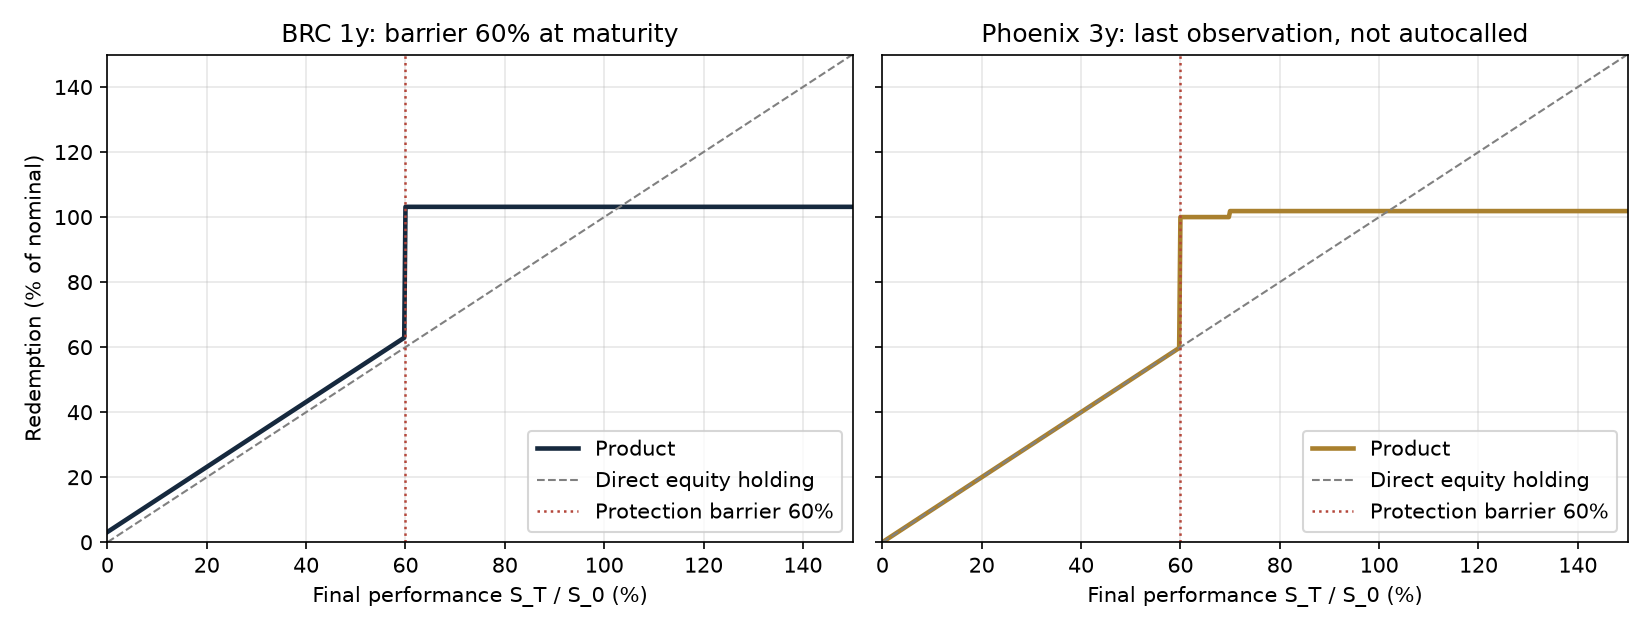

Recreate this plot in Python.
"""Redemption profiles at maturity: BRC vs Phoenix (case: never autocalled)."""
import matplotlib.pyplot as plt
import numpy as np

perf = np.linspace(0.0, 1.5, 601)          # final performance S_T / S_0
BRC_COUPON, PHX_COUPON = 0.0315, 0.0738 / 4  # fair coupons from the examples

# BRC, barrier 60% observed at maturity: capital + fixed coupon, or capital x perf + coupon
brc = np.where(perf >= 0.60, 100.0, 100.0 * np.minimum(perf, 1.0)) + 100.0 * BRC_COUPON

# Phoenix last date, assuming no autocall and no missed coupon before:
# above 70% -> capital + coupon ; between 60% and 70% -> capital only ; below 60% -> capital x perf
phx = np.where(perf >= 0.70, 100.0 + 100.0 * PHX_COUPON,
               np.where(perf >= 0.60, 100.0, 100.0 * perf))

fig, axes = plt.subplots(1, 2, figsize=(11, 4.2), sharey=True)
for ax, y, title, color in [
    (axes[0], brc, "BRC 1y: barrier 60% at maturity", "#16293E"),
    (axes[1], phx, "Phoenix 3y: last observation, not autocalled", "#A9802E"),
]:
    ax.plot(perf * 100, y, color=color, lw=2.2, label="Product")
    ax.plot(perf * 100, 100 * perf, "--", color="grey", lw=1, label="Direct equity holding")
    ax.axvline(60, color="#B4473B", ls=":", lw=1.2, label="Protection barrier 60%")
    ax.set_title(title)
    ax.set_xlabel("Final performance S_T / S_0 (%)")
    ax.set_xlim(0, 150)
    ax.set_ylim(0, 150)
    ax.grid(alpha=0.3)
    ax.legend(loc="lower right")
axes[0].set_ylabel("Redemption (% of nominal)")
fig.tight_layout()
fig.savefig("examples/payoff_diagrams.png", dpi=150)
print("Saved examples/payoff_diagrams.png")
